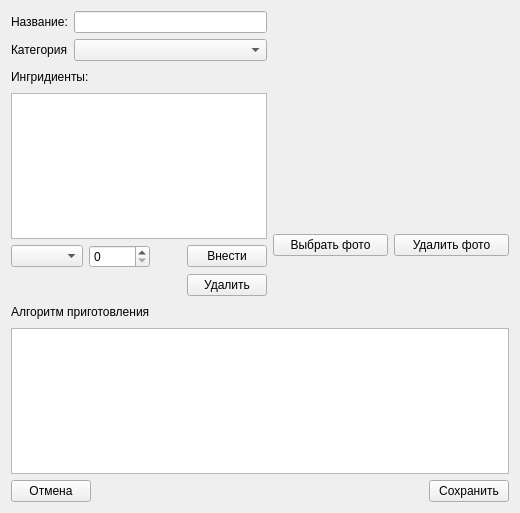
<?xml version="1.0" encoding="UTF-8"?>
<ui version="4.0">
 <class>Recipe</class>
 <widget class="QWidget" name="Recipe">
  <property name="geometry">
   <rect>
    <x>0</x>
    <y>0</y>
    <width>520</width>
    <height>513</height>
   </rect>
  </property>
  <property name="windowTitle">
   <string>Рецепт</string>
  </property>
  <layout class="QGridLayout" name="gridLayout_2">
   <item row="0" column="0">
    <layout class="QVBoxLayout" name="verticalLayout_2">
     <item>
      <layout class="QFormLayout" name="formLayout">
       <item row="0" column="0">
        <widget class="QLabel" name="label">
         <property name="text">
          <string>Название:</string>
         </property>
        </widget>
       </item>
       <item row="0" column="1">
        <widget class="QLineEdit" name="name_line_"/>
       </item>
       <item row="1" column="0">
        <widget class="QLabel" name="label_5">
         <property name="text">
          <string>Категория</string>
         </property>
        </widget>
       </item>
       <item row="1" column="1">
        <widget class="QComboBox" name="categories_box_"/>
       </item>
      </layout>
     </item>
     <item>
      <layout class="QHBoxLayout" name="horizontalLayout_4">
       <item>
        <widget class="QLabel" name="label_2">
         <property name="text">
          <string>Ингридиенты:</string>
         </property>
        </widget>
       </item>
       <item>
        <spacer name="horizontalSpacer_3">
         <property name="orientation">
          <enum>Qt::Horizontal</enum>
         </property>
         <property name="sizeHint" stdset="0">
          <size>
           <width>40</width>
           <height>20</height>
          </size>
         </property>
        </spacer>
       </item>
      </layout>
     </item>
     <item>
      <widget class="QTableWidget" name="ingredients_table_"/>
     </item>
     <item>
      <layout class="QGridLayout" name="gridLayout">
       <item row="1" column="3">
        <widget class="QPushButton" name="erase_btn_">
         <property name="text">
          <string>Удалить</string>
         </property>
        </widget>
       </item>
       <item row="0" column="1">
        <widget class="QSpinBox" name="ingredient_spin_">
         <property name="maximum">
          <number>99999</number>
         </property>
        </widget>
       </item>
       <item row="0" column="3">
        <widget class="QPushButton" name="insert_btn_">
         <property name="text">
          <string>Внести</string>
         </property>
        </widget>
       </item>
       <item row="0" column="0">
        <widget class="QComboBox" name="ingredient_combo_"/>
       </item>
       <item row="0" column="2">
        <widget class="QLabel" name="meansurement_label_">
         <property name="text">
          <string/>
         </property>
        </widget>
       </item>
      </layout>
     </item>
    </layout>
   </item>
   <item row="0" column="1">
    <layout class="QVBoxLayout" name="verticalLayout">
     <item>
      <widget class="Picture" name="photo_">
       <property name="sizePolicy">
        <sizepolicy hsizetype="Expanding" vsizetype="Expanding">
         <horstretch>16</horstretch>
         <verstretch>9</verstretch>
        </sizepolicy>
       </property>
       <property name="text">
        <string/>
       </property>
      </widget>
     </item>
     <item>
      <layout class="QHBoxLayout" name="horizontalLayout_2">
       <item>
        <widget class="QPushButton" name="photo_btn_">
         <property name="text">
          <string>Выбрать фото</string>
         </property>
        </widget>
       </item>
       <item>
        <widget class="QPushButton" name="erase_photo_btn_">
         <property name="text">
          <string>Удалить фото</string>
         </property>
        </widget>
       </item>
      </layout>
     </item>
     <item>
      <spacer name="verticalSpacer">
       <property name="orientation">
        <enum>Qt::Vertical</enum>
       </property>
       <property name="sizeHint" stdset="0">
        <size>
         <width>20</width>
         <height>40</height>
        </size>
       </property>
      </spacer>
     </item>
    </layout>
   </item>
   <item row="1" column="0" colspan="2">
    <layout class="QVBoxLayout" name="verticalLayout_3">
     <item>
      <layout class="QHBoxLayout" name="horizontalLayout_5">
       <item>
        <widget class="QLabel" name="label_3">
         <property name="text">
          <string>Алгоритм приготовления</string>
         </property>
        </widget>
       </item>
       <item>
        <spacer name="horizontalSpacer_4">
         <property name="orientation">
          <enum>Qt::Horizontal</enum>
         </property>
         <property name="sizeHint" stdset="0">
          <size>
           <width>40</width>
           <height>20</height>
          </size>
         </property>
        </spacer>
       </item>
      </layout>
     </item>
     <item>
      <widget class="QPlainTextEdit" name="plainTextEdit"/>
     </item>
    </layout>
   </item>
   <item row="2" column="0" colspan="2">
    <layout class="QHBoxLayout" name="horizontalLayout">
     <item>
      <widget class="QPushButton" name="close_btn_">
       <property name="text">
        <string>Отмена</string>
       </property>
      </widget>
     </item>
     <item>
      <spacer name="horizontalSpacer">
       <property name="orientation">
        <enum>Qt::Horizontal</enum>
       </property>
       <property name="sizeHint" stdset="0">
        <size>
         <width>40</width>
         <height>20</height>
        </size>
       </property>
      </spacer>
     </item>
     <item>
      <widget class="QPushButton" name="save_btn_">
       <property name="text">
        <string>Сохранить</string>
       </property>
      </widget>
     </item>
    </layout>
   </item>
  </layout>
 </widget>
 <customwidgets>
  <customwidget>
   <class>Picture</class>
   <extends>QLabel</extends>
   <header>picture.hpp</header>
  </customwidget>
 </customwidgets>
 <resources/>
 <connections/>
</ui>
